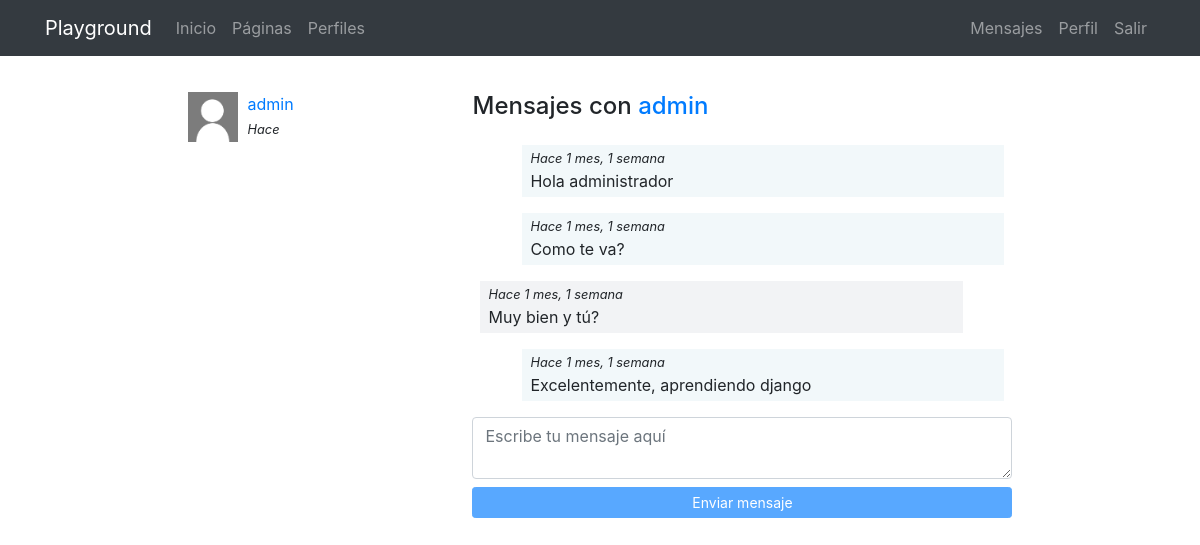
Before: /messenger/thread/1/ (signed in) with the older database file.
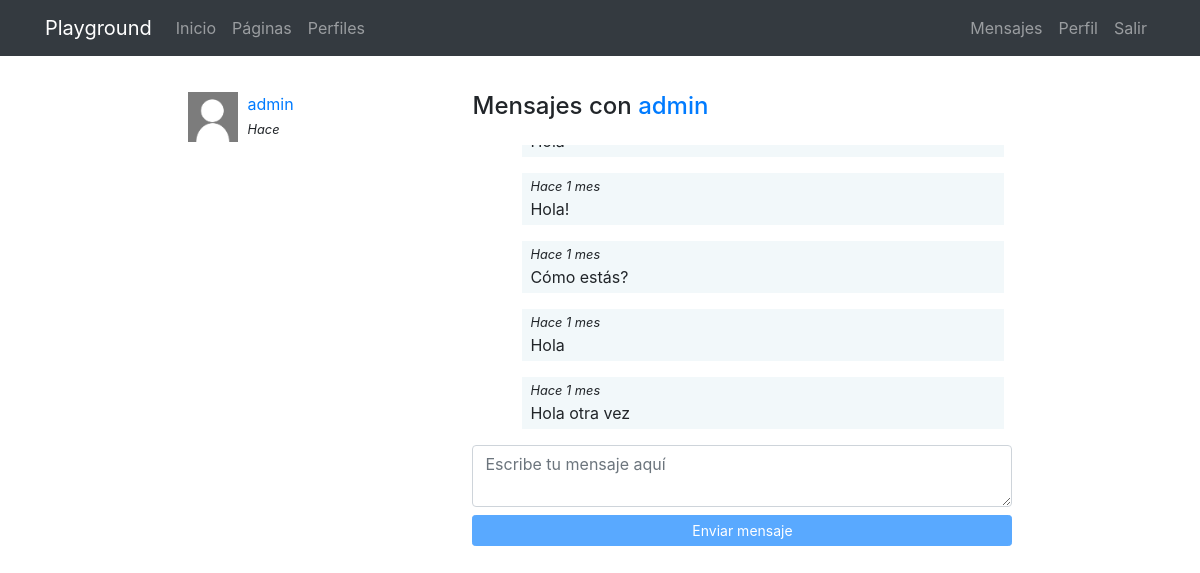
After: the same page with the newer database file.
### messenger/models.py (models this page shows)
class Message(models.Model):
    user = models.ForeignKey(User, on_delete=models.CASCADE)
    content = models.TextField()
    created = models.DateTimeField(auto_now_add=True)
    class Meta:
        ordering = ['created']

class Thread(models.Model):
    users = models.ManyToManyField(User, related_name='threads')
    messages = models.ManyToManyField(Message)
    updated = models.DateTimeField(auto_now=True)
    objects = ThreadManager()
    class Meta:
        ordering = ['-updated']

### messenger/views.py (the view)
# urls.py: path('thread/<int:pk>/', ThreadDetail.as_view(), name="detail"),
@method_decorator(login_required, name="dispatch")
class ThreadDetail(DetailView):
    model = Thread
    def get_object(self):
        obj = super(ThreadDetail, self).get_object()
        if self.request.user not in obj.users.all():
            raise Http404()
        return obj

### messenger/templates/messenger/thread_detail.html (shortened to what this page needs)
{% extends 'core/base.html' %}
{% load static %}
{% block content %}
<main role="main">
  <div class="container">
    <div class="row mt-3">
      <div class="col-md-9 mx-auto mb-5">
        <div class="row">
          <div class="col-md-4">
            {% for thread in request.user.threads.all %}
              {% if thread.messages.all|length > 0 %}
                <div class="mb-3">
                  {% for user in thread.users.all %}
                    {% if user != request.user %}
                      {% if user.profile.avatar %}
                        <img src="{{user.profile.avatar.url}}" class="avatar">
                      {% else %}
                        <img src="{% static 'registration/img/no-avatar.jpg' %}" class="avatar">
                      {% endif %}
                      <div>
                        <a href="{% url 'messenger:detail' thread.pk %}">{{user}}</a><br>
                        <small><i>Hace {{ message.created | timesince }}</i></small>
                      </div>
                    {% endif %}
                  {% endfor %}
                </div>
              {% endif %}
            {% endfor %}
          </div>
          <div class="col-md-8">
            {% for user in thread.users.all %}
              {% if user != request.user %}
                <h4 class="mb-4">Mensajes con <a href="{% url 'profiles:detail' user %} ">{{user}}</a></h4>
              {% endif %}
            {% endfor %}
            <div class="thread" id="thread">
              {% for message in object.messages.all %}
                <div {% if request.user == message.user %}class="mine mb-3"{% else %}class="other mb-3"{% endif %}>
                  <small><i>Hace {{thread.messages.last.created|timesince}}</i></small><br>
                  {{message.content}}
                </div>
              {% endfor %}
            </div>
            <textarea id="content" class="form-control mb-2" rows="2" placeholder="Escribe tu mensaje aquí"></textarea>
            <button id="send" class="btn btn-primary btn-sm btn-block" disabled>Enviar mensaje</button>
          </div>
        </div>
    </div>
  </div>
</main>
{% endblock %}

Changed rows visible on the page:
no longer on this page (row unchanged): Message: {{ thread.messages.last.created|timesince }} "1 mes, 1 semana", content "Hola administrador"
no longer on this page (row unchanged): Message: {{ thread.messages.last.created|timesince }} "1 mes, 1 semana", content "Como te va?"
no longer on this page (row unchanged): Message: {{ thread.messages.last.created|timesince }} "1 mes, 1 semana", content "Muy bien y tú?"
no longer on this page (row unchanged): Message: {{ thread.messages.last.created|timesince }} "1 mes, 1 semana", content "Excelentemente, aprendiendo django"
added Message: {{ thread.messages.last.created|timesince }} "1 mes", content "Hola!"
added Message: {{ thread.messages.last.created|timesince }} "1 mes", content "Cómo estás?"
added Message: {{ thread.messages.last.created|timesince }} "1 mes", content "Hola"
added Message: {{ thread.messages.last.created|timesince }} "1 mes", content "Hola otra vez"
